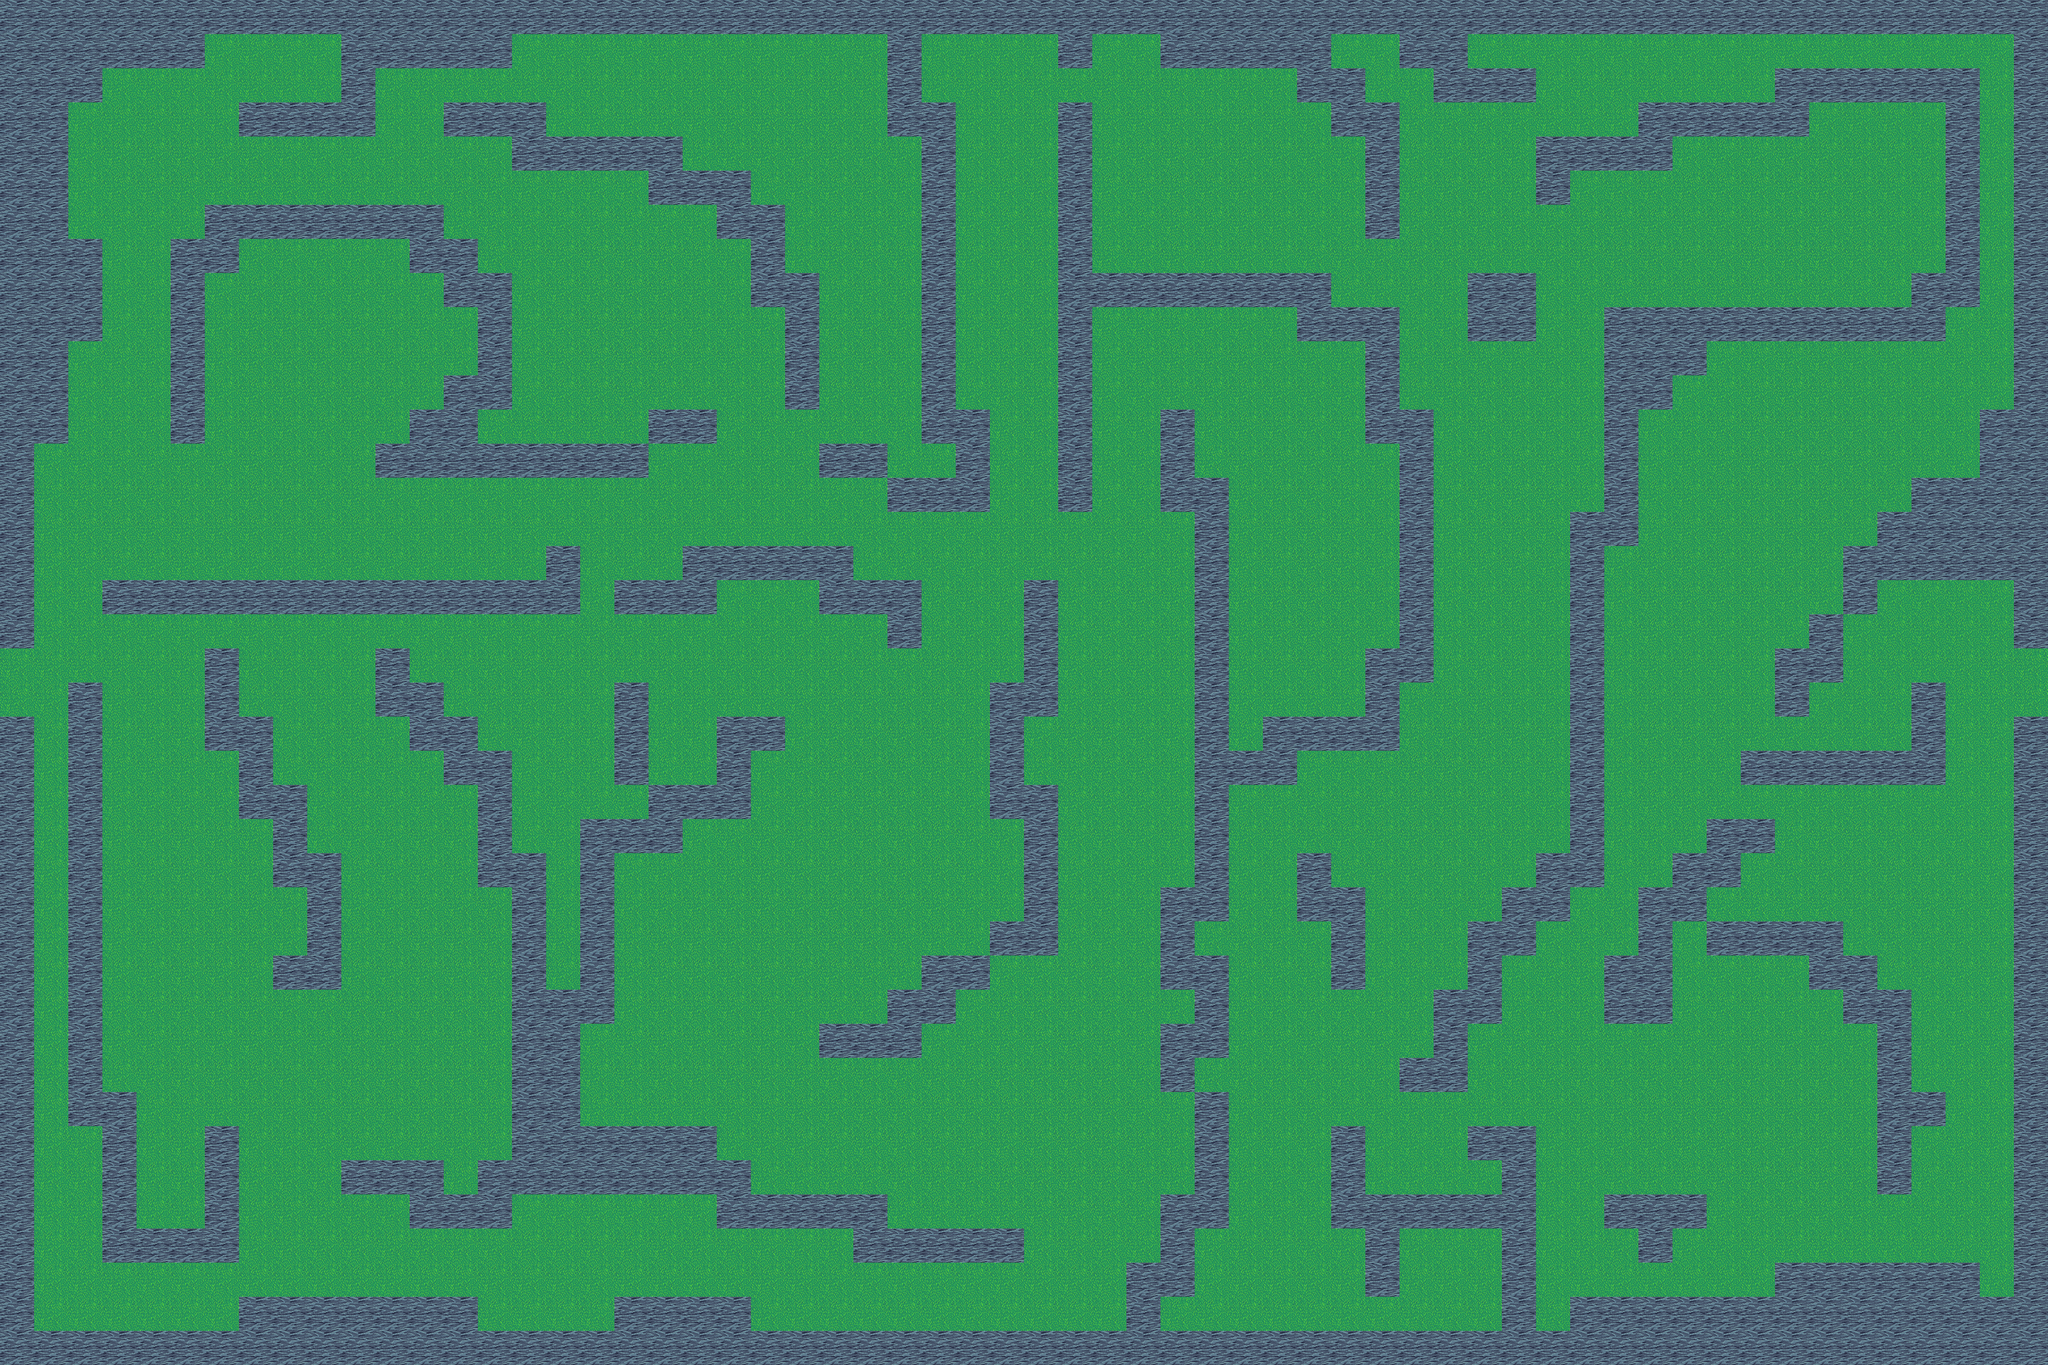

This game map was drawn from its Tiled (.tmx) file and the tilesets committed beside it. A one-line description and the full map source follow:
An orthogonal 60x40 tile map with 64x64 px tiles, 1 tile layer (tiles).

<map version="1.8" tiledversion="1.8.5" orientation="orthogonal" renderorder="right-down" width="60" height="40" tilewidth="64" tileheight="64" infinite="0" nextlayerid="2" nextobjectid="1">
 <tileset firstgid="1" source="prototyp_tileset_64.tsx" />
 <layer id="1" name="tiles" width="60" height="40">
  <data encoding="csv">
18,18,18,18,18,18,18,18,18,18,18,18,18,18,18,18,18,18,18,18,18,18,18,18,18,18,18,18,18,18,18,18,18,18,18,18,18,18,18,18,18,18,18,18,18,18,18,18,18,18,18,18,18,18,18,18,18,18,18,18,
18,18,18,18,18,18,1,1,1,1,18,18,18,18,18,1,1,1,1,1,1,1,1,1,1,1,18,1,1,1,1,18,1,1,18,18,18,18,18,1,1,18,18,1,1,1,1,1,1,1,1,1,1,1,1,1,1,1,1,18,
18,18,18,1,1,1,1,1,1,1,18,1,1,1,1,1,1,1,1,1,1,1,1,1,1,1,18,1,1,1,1,1,1,1,1,1,1,1,18,18,1,1,18,18,18,1,1,1,1,1,1,1,18,18,18,18,18,18,1,18,
18,18,1,1,1,1,1,18,18,18,18,1,1,18,18,18,1,1,1,1,1,1,1,1,1,1,18,18,1,1,1,18,1,1,1,1,1,1,1,18,18,1,1,1,1,1,1,1,18,18,18,18,18,1,1,1,1,18,1,18,
18,18,1,1,1,1,1,1,1,1,1,1,1,1,1,18,18,18,18,18,1,1,1,1,1,1,1,18,1,1,1,18,1,1,1,1,1,1,1,1,18,1,1,1,1,18,18,18,18,1,1,1,1,1,1,1,1,18,1,18,
18,18,1,1,1,1,1,1,1,1,1,1,1,1,1,1,1,1,1,18,18,18,1,1,1,1,1,18,1,1,1,18,1,1,1,1,1,1,1,1,18,1,1,1,1,18,1,1,1,1,1,1,1,1,1,1,1,18,1,18,
18,18,1,1,1,1,18,18,18,18,18,18,18,1,1,1,1,1,1,1,1,18,18,1,1,1,1,18,1,1,1,18,1,1,1,1,1,1,1,1,18,1,1,1,1,1,1,1,1,1,1,1,1,1,1,1,1,18,1,18,
18,18,18,1,1,18,18,1,1,1,1,1,18,18,1,1,1,1,1,1,1,1,18,1,1,1,1,18,1,1,1,18,1,1,1,1,1,1,1,1,1,1,1,1,1,1,1,1,1,1,1,1,1,1,1,1,1,18,1,18,
18,18,18,1,1,18,1,1,1,1,1,1,1,18,18,1,1,1,1,1,1,1,18,18,1,1,1,18,1,1,1,18,18,18,18,18,18,18,18,1,1,1,1,18,18,1,1,1,1,1,1,1,1,1,1,1,18,18,1,18,
18,18,18,1,1,18,1,1,1,1,1,1,1,1,18,1,1,1,1,1,1,1,1,18,1,1,1,18,1,1,1,18,1,1,1,1,1,1,18,18,18,1,1,18,18,1,1,18,18,18,18,18,18,18,18,18,18,1,1,18,
18,18,1,1,1,18,1,1,1,1,1,1,1,1,18,1,1,1,1,1,1,1,1,18,1,1,1,18,1,1,1,18,1,1,1,1,1,1,1,1,18,1,1,1,1,1,1,18,18,18,1,1,1,1,1,1,1,1,1,18,
18,18,1,1,1,18,1,1,1,1,1,1,1,18,18,1,1,1,1,1,1,1,1,18,1,1,1,18,1,1,1,18,1,1,1,1,1,1,1,1,18,1,1,1,1,1,1,18,18,1,1,1,1,1,1,1,1,1,1,18,
18,18,1,1,1,18,1,1,1,1,1,1,18,18,1,1,1,1,1,18,18,1,1,1,1,1,1,18,18,1,1,18,1,1,18,1,1,1,1,1,18,18,1,1,1,1,1,18,1,1,1,1,1,1,1,1,1,1,18,18,
18,1,1,1,1,1,1,1,1,1,1,18,18,18,18,18,18,18,18,1,1,1,1,1,18,18,1,1,18,1,1,18,1,1,18,1,1,1,1,1,1,18,1,1,1,1,1,18,1,1,1,1,1,1,1,1,1,1,18,18,
18,1,1,1,1,1,1,1,1,1,1,1,1,1,1,1,1,1,1,1,1,1,1,1,1,1,18,18,18,1,1,18,1,1,18,18,1,1,1,1,1,18,1,1,1,1,1,18,1,1,1,1,1,1,1,1,18,18,18,18,
18,1,1,1,1,1,1,1,1,1,1,1,1,1,1,1,1,1,1,1,1,1,1,1,1,1,1,1,1,1,1,1,1,1,1,18,1,1,1,1,1,18,1,1,1,1,18,18,1,1,1,1,1,1,1,18,18,18,18,18,
18,1,1,1,1,1,1,1,1,1,1,1,1,1,1,1,18,1,1,1,18,18,18,18,18,1,1,1,1,1,1,1,1,1,1,18,1,1,1,1,1,18,1,1,1,1,18,1,1,1,1,1,1,1,18,18,18,18,18,18,
18,1,1,18,18,18,18,18,18,18,18,18,18,18,18,18,18,1,18,18,18,1,1,1,18,18,18,1,1,1,18,1,1,1,1,18,1,1,1,1,1,18,1,1,1,1,18,1,1,1,1,1,1,1,18,1,1,1,1,18,
18,1,1,1,1,1,1,1,1,1,1,1,1,1,1,1,1,1,1,1,1,1,1,1,1,1,18,1,1,1,18,1,1,1,1,18,1,1,1,1,1,18,1,1,1,1,18,1,1,1,1,1,1,18,1,1,1,1,1,18,
1,1,1,1,1,1,18,1,1,1,1,18,1,1,1,1,1,1,1,1,1,1,1,1,1,1,1,1,1,1,18,1,1,1,1,18,1,1,1,1,18,18,1,1,1,1,18,1,1,1,1,1,18,18,1,1,1,1,1,1,
1,1,18,1,1,1,18,1,1,1,1,18,18,1,1,1,1,1,18,1,1,1,1,1,1,1,1,1,1,18,18,1,1,1,1,18,1,1,1,1,18,1,1,1,1,1,18,1,1,1,1,1,18,1,1,1,18,1,1,1,
18,1,18,1,1,1,18,18,1,1,1,1,18,18,1,1,1,1,18,1,1,18,18,1,1,1,1,1,1,18,1,1,1,1,1,18,1,18,18,18,18,1,1,1,1,1,18,1,1,1,1,1,1,1,1,1,18,1,1,18,
18,1,18,1,1,1,1,18,1,1,1,1,1,18,18,1,1,1,18,1,1,18,1,1,1,1,1,1,1,18,1,1,1,1,1,18,18,18,1,1,1,1,1,1,1,1,18,1,1,1,1,18,18,18,18,18,18,1,1,18,
18,1,18,1,1,1,1,18,18,1,1,1,1,1,18,1,1,1,1,18,18,18,1,1,1,1,1,1,1,18,18,1,1,1,1,18,1,1,1,1,1,1,1,1,1,1,18,1,1,1,1,1,1,1,1,1,1,1,1,18,
18,1,18,1,1,1,1,1,18,1,1,1,1,1,18,1,1,18,18,18,1,1,1,1,1,1,1,1,1,1,18,1,1,1,1,18,1,1,1,1,1,1,1,1,1,1,18,1,1,1,18,18,1,1,1,1,1,1,1,18,
18,1,18,1,1,1,1,1,18,18,1,1,1,1,18,18,1,18,1,1,1,1,1,1,1,1,1,1,1,1,18,1,1,1,1,18,1,1,18,1,1,1,1,1,1,18,18,1,1,18,18,1,1,1,1,1,1,1,1,18,
18,1,18,1,1,1,1,1,1,18,1,1,1,1,1,18,1,18,1,1,1,1,1,1,1,1,1,1,1,1,18,1,1,1,18,18,1,1,18,18,1,1,1,1,18,18,1,1,18,18,1,1,1,1,1,1,1,1,1,18,
18,1,18,1,1,1,1,1,1,18,1,1,1,1,1,18,1,18,1,1,1,1,1,1,1,1,1,1,1,18,18,1,1,1,18,1,1,1,1,18,1,1,1,18,18,1,1,1,18,1,18,18,18,18,1,1,1,1,1,18,
18,1,18,1,1,1,1,1,18,18,1,1,1,1,1,18,1,18,1,1,1,1,1,1,1,1,1,18,18,1,1,1,1,1,18,18,1,1,1,18,1,1,1,18,1,1,1,18,18,1,1,1,1,18,18,1,1,1,1,18,
18,1,18,1,1,1,1,1,1,1,1,1,1,1,1,18,18,18,1,1,1,1,1,1,1,1,18,18,1,1,1,1,1,1,1,18,1,1,1,1,1,1,18,18,1,1,1,18,18,1,1,1,1,1,18,18,1,1,1,18,
18,1,18,1,1,1,1,1,1,1,1,1,1,1,1,18,18,1,1,1,1,1,1,1,18,18,18,1,1,1,1,1,1,1,18,18,1,1,1,1,1,1,18,1,1,1,1,1,1,1,1,1,1,1,1,18,1,1,1,18,
18,1,18,1,1,1,1,1,1,1,1,1,1,1,1,18,18,1,1,1,1,1,1,1,1,1,1,1,1,1,1,1,1,1,18,1,1,1,1,1,1,18,18,1,1,1,1,1,1,1,1,1,1,1,1,18,1,1,1,18,
18,1,18,18,1,1,1,1,1,1,1,1,1,1,1,18,18,1,1,1,1,1,1,1,1,1,1,1,1,1,1,1,1,1,1,18,1,1,1,1,1,1,1,1,1,1,1,1,1,1,1,1,1,1,1,18,18,1,1,18,
18,1,1,18,1,1,18,1,1,1,1,1,1,1,1,18,18,18,18,18,18,1,1,1,1,1,1,1,1,1,1,1,1,1,1,18,1,1,1,18,1,1,1,18,18,1,1,1,1,1,1,1,1,1,1,18,1,1,1,18,
18,1,1,18,1,1,18,1,1,1,18,18,18,1,18,18,18,18,18,18,18,18,1,1,1,1,1,1,1,1,1,1,1,1,1,18,1,1,1,18,1,1,1,1,18,1,1,1,1,1,1,1,1,1,1,18,1,1,1,18,
18,1,1,18,1,1,18,1,1,1,1,1,18,18,18,1,1,1,1,1,1,18,18,18,18,18,1,1,1,1,1,1,1,1,18,18,1,1,1,18,18,18,18,18,18,1,1,18,18,18,1,1,1,1,1,1,1,1,1,18,
18,1,1,18,18,18,18,1,1,1,1,1,1,1,1,1,1,1,1,1,1,1,1,1,1,18,18,18,18,18,1,1,1,1,18,1,1,1,1,1,18,1,1,1,18,1,1,1,18,1,1,1,1,1,1,1,1,1,1,18,
18,1,1,1,1,1,1,1,1,1,1,1,1,1,1,1,1,1,1,1,1,1,1,1,1,1,1,1,1,1,1,1,1,18,18,1,1,1,1,1,18,1,1,1,18,1,1,1,1,1,1,1,18,18,18,18,18,18,1,18,
18,1,1,1,1,1,1,18,18,18,18,18,18,18,1,1,1,1,18,18,18,18,1,1,1,1,1,1,1,1,1,1,1,18,1,1,1,1,1,1,1,1,1,1,18,1,18,18,18,18,18,18,18,18,18,18,18,18,18,18,
18,18,18,18,18,18,18,18,18,18,18,18,18,18,18,18,18,18,18,18,18,18,18,18,18,18,18,18,18,18,18,18,18,18,18,18,18,18,18,18,18,18,18,18,18,18,18,18,18,18,18,18,18,18,18,18,18,18,18,18
</data>
 </layer>
</map>
